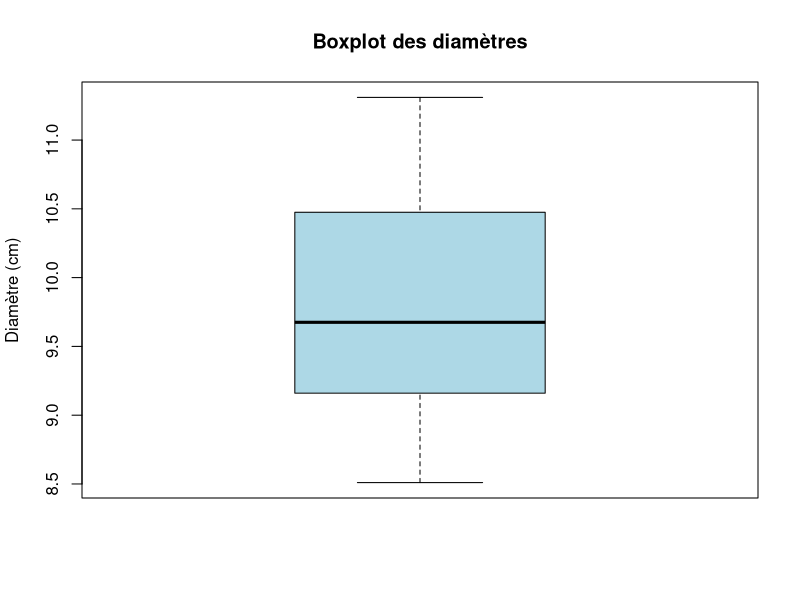
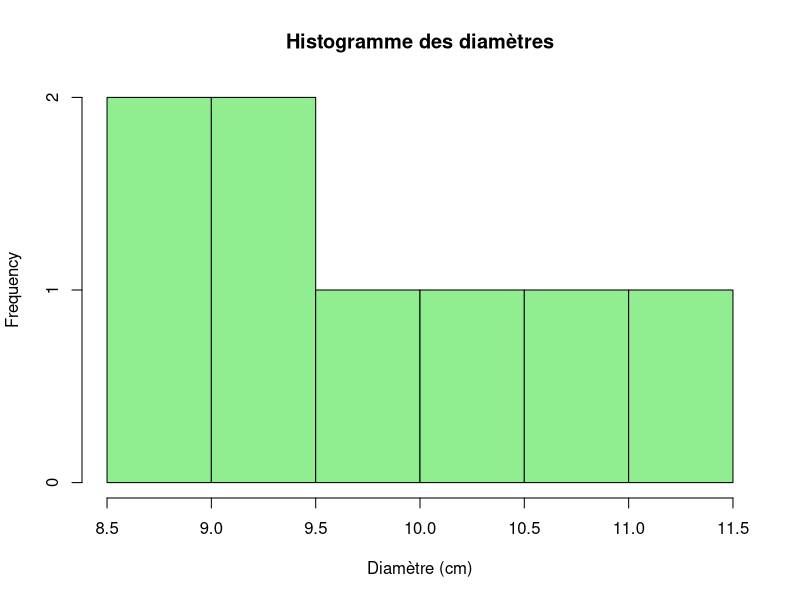
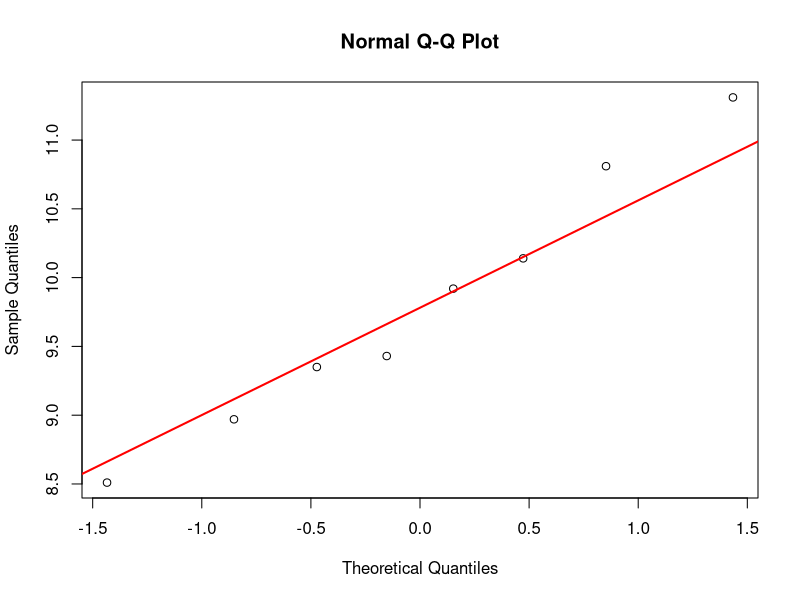

Here is the R script that generated these plots, in order:
## ---- chunk 1
# Données
diametres <- c(9.35, 10.14, 11.31, 8.97, 8.51, 9.92, 9.43, 10.81)
## ---- chunk 2
# Moyenne, médiane, etc.
summary(diametres)
# Écart-type
sd(diametres)
# Variance
var(diametres)
# Étendue
range(diametres)
diff(range(diametres))
## ---- chunk 3
boxplot(diametres, 
        main = "Boxplot des diamètres",
        ylab = "Diamètre (cm)",
        col = "lightblue")
## ---- chunk 4
hist(diametres, 
     main = "Histogramme des diamètres",
     xlab = "Diamètre (cm)",
     col = "lightgreen",
     breaks = 5)
## ---- chunk 5
qqnorm(diametres)
qqline(diametres, col = "red", lwd = 2)
## ---- chunk 6
shapiro.test(diametres)
## ---- chunk 7
t.test(diametres, mu = 10, alternative = "two.sided", conf.level = 0.99)
